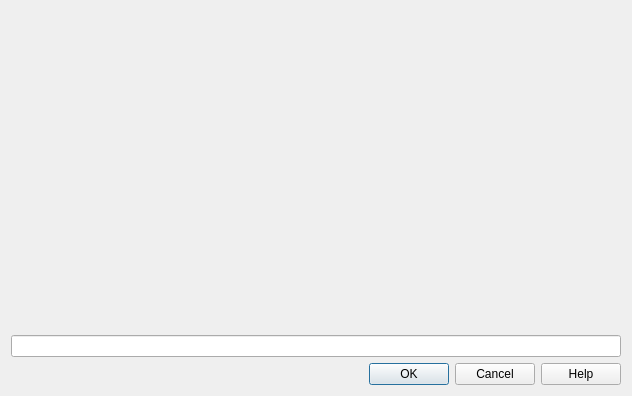
<?xml version="1.0" encoding="UTF-8"?>
<ui version="4.0">
 <class>vc_input_dialog</class>
 <widget class="QDialog" name="vc_input_dialog">
  <property name="geometry">
   <rect>
    <x>0</x>
    <y>0</y>
    <width>632</width>
    <height>396</height>
   </rect>
  </property>
  <property name="windowTitle">
   <string>avbot</string>
  </property>
  <layout class="QVBoxLayout" name="verticalLayout">
   <item>
    <widget class="QCenteredImageView" name="vcimg" native="true"/>
   </item>
   <item>
    <widget class="QLineEdit" name="lineEdit"/>
   </item>
   <item>
    <widget class="QDialogButtonBox" name="buttonBox">
     <property name="orientation">
      <enum>Qt::Horizontal</enum>
     </property>
     <property name="standardButtons">
      <set>QDialogButtonBox::Cancel|QDialogButtonBox::Help|QDialogButtonBox::Ok</set>
     </property>
     <property name="centerButtons">
      <bool>false</bool>
     </property>
    </widget>
   </item>
  </layout>
 </widget>
 <customwidgets>
  <customwidget>
   <class>QCenteredImageView</class>
   <extends>QWidget</extends>
   <header>qcenteredimageview.hpp</header>
   <container>1</container>
  </customwidget>
 </customwidgets>
 <resources/>
 <connections>
  <connection>
   <sender>buttonBox</sender>
   <signal>accepted()</signal>
   <receiver>vc_input_dialog</receiver>
   <slot>accept()</slot>
   <hints>
    <hint type="sourcelabel">
     <x>248</x>
     <y>254</y>
    </hint>
    <hint type="destinationlabel">
     <x>157</x>
     <y>274</y>
    </hint>
   </hints>
  </connection>
  <connection>
   <sender>buttonBox</sender>
   <signal>rejected()</signal>
   <receiver>vc_input_dialog</receiver>
   <slot>reject()</slot>
   <hints>
    <hint type="sourcelabel">
     <x>316</x>
     <y>260</y>
    </hint>
    <hint type="destinationlabel">
     <x>286</x>
     <y>274</y>
    </hint>
   </hints>
  </connection>
 </connections>
</ui>
